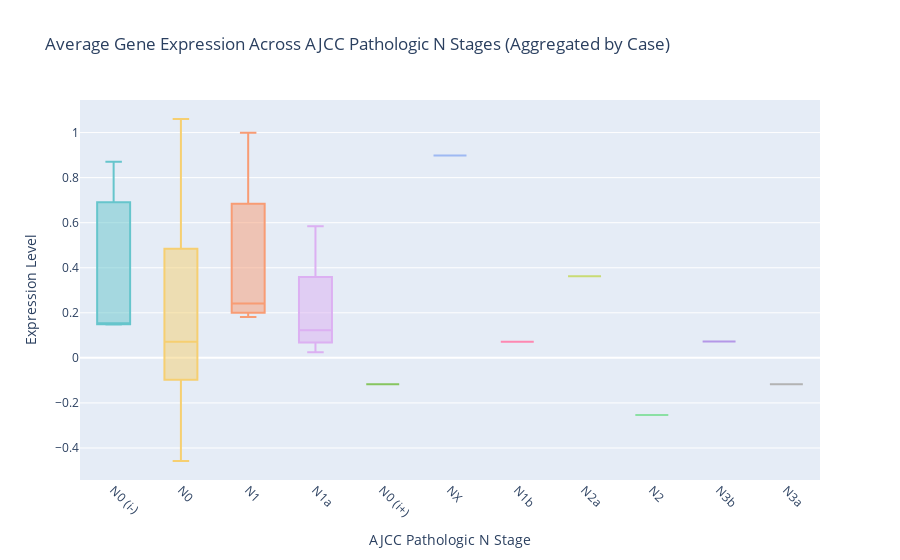

The code cell stored with this chart in its notebook:
### Code cell
# Filter out "Unknown" and NaN values for AJCC Pathologic N stages
filtered_data_state_n = aggregated_data[
    (aggregated_data['ajcc_pathologic_n'] != "Unknown") & (aggregated_data['ajcc_pathologic_n']!= "nan")
]

# Create a box plot using Plotly
fig = px.box(
    filtered_data_state_n,
    x='ajcc_pathologic_n',
    y='Expression',
    color='ajcc_pathologic_n',  # Optional: Assign a unique color to each category
    title="Average Gene Expression Across AJCC Pathologic N Stages (Aggregated by Case)",
    labels={
        'ajcc_pathologic_n': 'AJCC Pathologic N Stage',
        'Expression': 'Expression Level'
    },
    color_discrete_sequence=px.colors.qualitative.Pastel 
)

# Update layout
fig.update_layout(
    xaxis_title="AJCC Pathologic N Stage",
    yaxis_title="Expression Level",
    xaxis_tickangle=45,
    showlegend=False  
)

# Display the plot
fig.show()

### Figure 1 — Plotly figure (JSON) as saved in the notebook; plotly's stock layout.template omitted (floating-point values rounded to 4 significant figures)
{"data": [{"alignmentgroup": "True", "hovertemplate": "AJCC Pathologic N Stage=%{x}<br>Expression Level=%{y}<extra></extra>", "legendgroup": "N0 (i-)", "marker": {"color": "rgb(102, 197, 204)"}, "name": "N0 (i-)", "notched": false, "offsetgroup": "N0 (i-)", "orientation": "v", "showlegend": true, "type": "box", "x": ["N0 (i-)", "N0 (i-)", "N0 (i-)"], "x0": " ", "xaxis": "x", "y": [0.8706, 0.1483, 0.1532], "y0": " ", "yaxis": "y"}, {"alignmentgroup": "True", "hovertemplate": "AJCC Pathologic N Stage=%{x}<br>Expression Level=%{y}<extra></extra>", "legendgroup": "N0", "marker": {"color": "rgb(246, 207, 113)"}, "name": "N0", "notched": false, "offsetgroup": "N0", "orientation": "v", "showlegend": true, "type": "box", "x": ["N0", "N0", "N0", "N0", "N0", "N0", "N0", "N0", "N0", "N0", "N0", "N0", "N0", "N0", "N0", "N0", "N0", "N0", "N0", "N0", "N0", "N0", "N0", "N0"], "x0": " ", "xaxis": "x", "y": [-0.04958, -0.03456, -0.4578, -0.03797, -0.3032, -0.2155, 0.8467, 0.8473, -0.2007, -0.0954, 1.06, -0.2368, 0.1552, 0.3874, 0.1618, 0.01552, 0.08754, 0.5061, -0.09878, 0.7111, 0.3293, 0.0551, 0.5524, 0.4616], "y0": " ", "yaxis": "y"}, {"alignmentgroup": "True", "hovertemplate": "AJCC Pathologic N Stage=%{x}<br>Expression Level=%{y}<extra></extra>", "legendgroup": "N1", "marker": {"color": "rgb(248, 156, 116)"}, "name": "N1", "notched": false, "offsetgroup": "N1", "orientation": "v", "showlegend": true, "type": "box", "x": ["N1", "N1", "N1", "N1", "N1"], "x0": " ", "xaxis": "x", "y": [0.2413, 0.5793, 0.2064, 0.1814, 0.9992], "y0": " ", "yaxis": "y"}, {"alignmentgroup": "True", "hovertemplate": "AJCC Pathologic N Stage=%{x}<br>Expression Level=%{y}<extra></extra>", "legendgroup": "N1a", "marker": {"color": "rgb(220, 176, 242)"}, "name": "N1a", "notched": false, "offsetgroup": "N1a", "orientation": "v", "showlegend": true, "type": "box", "x": ["N1a", "N1a", "N1a", "N1a"], "x0": " ", "xaxis": "x", "y": [0.1114, 0.1343, 0.5844, 0.02519], "y0": " ", "yaxis": "y"}, {"alignmentgroup": "True", "hovertemplate": "AJCC Pathologic N Stage=%{x}<br>Expression Level=%{y}<extra></extra>", "legendgroup": "N0 (i+)", "marker": {"color": "rgb(135, 197, 95)"}, "name": "N0 (i+)", "notched": false, "offsetgroup": "N0 (i+)", "orientation": "v", "showlegend": true, "type": "box", "x": ["N0 (i+)"], "x0": " ", "xaxis": "x", "y": [-0.1175], "y0": " ", "yaxis": "y"}, {"alignmentgroup": "True", "hovertemplate": "AJCC Pathologic N Stage=%{x}<br>Expression Level=%{y}<extra></extra>", "legendgroup": "NX", "marker": {"color": "rgb(158, 185, 243)"}, "name": "NX", "notched": false, "offsetgroup": "NX", "orientation": "v", "showlegend": true, "type": "box", "x": ["NX"], "x0": " ", "xaxis": "x", "y": [0.8981], "y0": " ", "yaxis": "y"}, {"alignmentgroup": "True", "hovertemplate": "AJCC Pathologic N Stage=%{x}<br>Expression Level=%{y}<extra></extra>", "legendgroup": "N1b", "marker": {"color": "rgb(254, 136, 177)"}, "name": "N1b", "notched": false, "offsetgroup": "N1b", "orientation": "v", "showlegend": true, "type": "box", "x": ["N1b"], "x0": " ", "xaxis": "x", "y": [0.07181], "y0": " ", "yaxis": "y"}, {"alignmentgroup": "True", "hovertemplate": "AJCC Pathologic N Stage=%{x}<br>Expression Level=%{y}<extra></extra>", "legendgroup": "N2a", "marker": {"color": "rgb(201, 219, 116)"}, "name": "N2a", "notched": false, "offsetgroup": "N2a", "orientation": "v", "showlegend": true, "type": "box", "x": ["N2a"], "x0": " ", "xaxis": "x", "y": [0.3617], "y0": " ", "yaxis": "y"}, {"alignmentgroup": "True", "hovertemplate": "AJCC Pathologic N Stage=%{x}<br>Expression Level=%{y}<extra></extra>", "legendgroup": "N2", "marker": {"color": "rgb(139, 224, 164)"}, "name": "N2", "notched": false, "offsetgroup": "N2", "orientation": "v", "showlegend": true, "type": "box", "x": ["N2"], "x0": " ", "xaxis": "x", "y": [-0.2536], "y0": " ", "yaxis": "y"}, {"alignmentgroup": "True", "hovertemplate": "AJCC Pathologic N Stage=%{x}<br>Expression Level=%{y}<extra></extra>", "legendgroup": "N3b", "marker": {"color": "rgb(180, 151, 231)"}, "name": "N3b", "notched": false, "offsetgroup": "N3b", "orientation": "v", "showlegend": true, "type": "box", "x": ["N3b"], "x0": " ", "xaxis": "x", "y": [0.07315], "y0": " ", "yaxis": "y"}, {"alignmentgroup": "True", "hovertemplate": "AJCC Pathologic N Stage=%{x}<br>Expression Level=%{y}<extra></extra>", "legendgroup": "N3a", "marker": {"color": "rgb(179, 179, 179)"}, "name": "N3a", "notched": false, "offsetgroup": "N3a", "orientation": "v", "showlegend": true, "type": "box", "x": ["N3a"], "x0": " ", "xaxis": "x", "y": [-0.117], "y0": " ", "yaxis": "y"}], "layout": {"autosize": true, "boxmode": "overlay", "legend": {"title": {"text": "AJCC Pathologic N Stage"}, "tracegroupgap": 0}, "showlegend": false, "title": {"text": "Average Gene Expression Across AJCC Pathologic N Stages (Aggregated by Case)"}, "xaxis": {"anchor": "y", "autorange": true, "categoryarray": ["N0 (i-)", "N0", "N1", "N1a", "N0 (i+)", "NX", "N1b", "N2a", "N2", "N3b", "N3a"], "categoryorder": "array", "domain": [0, 1], "range": [-0.5, 10.5], "tickangle": 45, "title": {"text": "AJCC Pathologic N Stage"}, "type": "category"}, "yaxis": {"anchor": "x", "autorange": true, "domain": [0, 1], "range": [-0.5422, 1.145], "title": {"text": "Expression Level"}, "type": "linear"}}}
